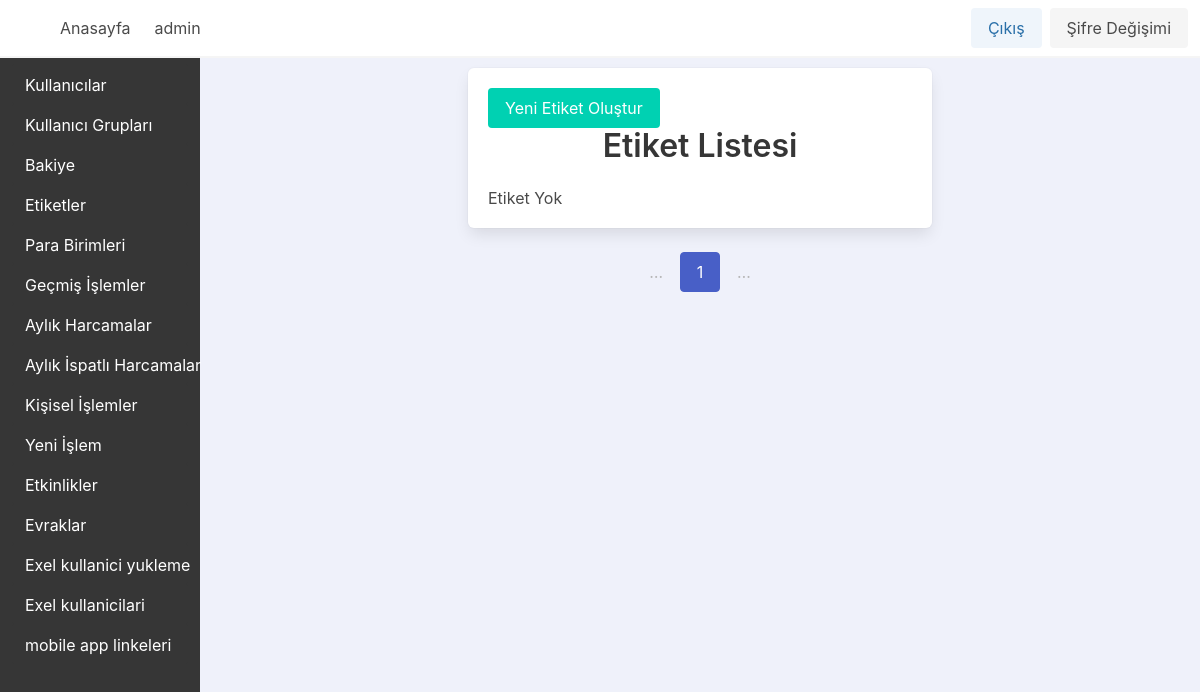
Page /taglist/ (signed in) on the earlier database version.
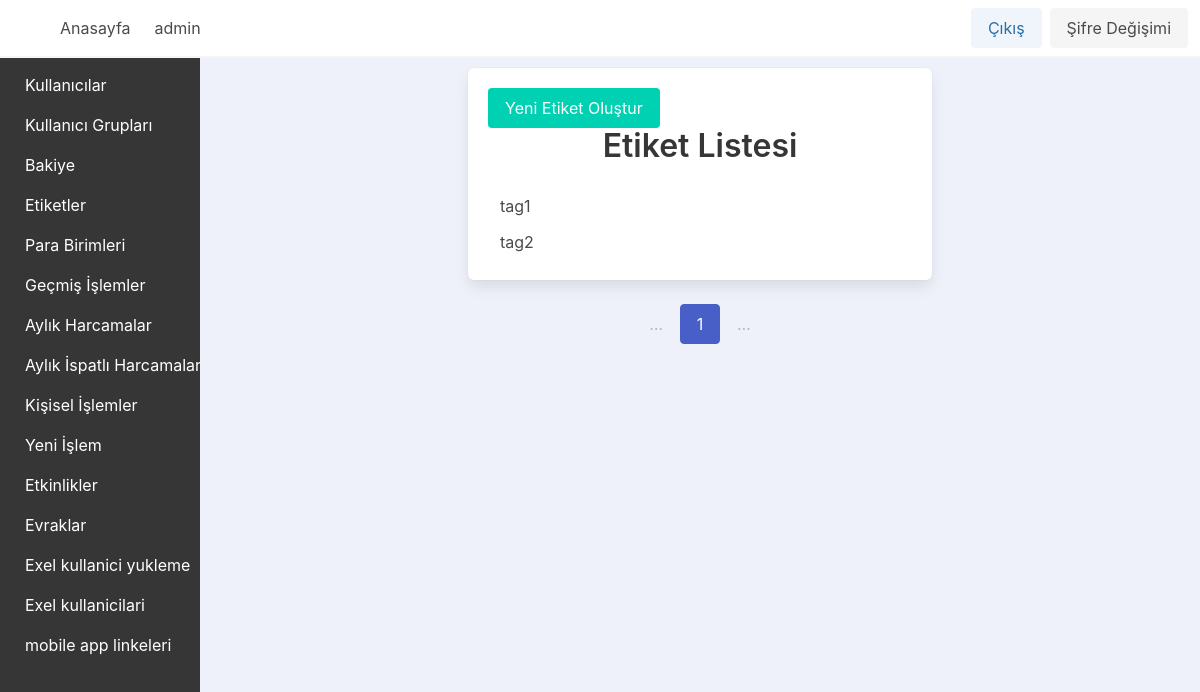
Same page on the later database version.
### app_base/models.py (models this page shows, shortened)
class Tag(models.Model):
    name = models.CharField(max_length=255, unique=True)
    slug = models.SlugField(unique=True, blank=True)

### app_base/views/tags_view.py (the view)
# urls.py: path("taglist/", views.taglist_view, name="taglist_view_name"),
@login_required
def taglist_view(request):
    tags = Tag.objects.all().order_by("name")
    per_page = 10  # You can adjust this as needed
    paginator = Paginator(tags, per_page)
    page_number = request.GET.get("page")
    page = paginator.get_page(page_number)
    context = {
        "page": page,
    }
    return render(request, "app_base/tags/taglist.html", context)

### app_base/templates/app_base/tags/taglist.html (shortened to what this page needs)
{% extends "base.html" %}
{% block content %}
    <div class="column is-half m-auto">
        <div class="box">
            <a href="{% url 'tagcreate_view_name' %}" class="button is-primary">Yeni Etiket Oluştur</a>
            <h2 class="title has-text-centered">Etiket Listesi</h2>
            <ul class="menu-list">
                {% for tag in page %}
                    <li>
                        <a href="{% url 'tagdetail_view_name' tag.slug %}">{{ tag.name }}</a>
                    </li>
                {% empty %}
                    <li>Etiket Yok</li>
                {% endfor %}
            </ul>
        </div>
        <div class="pagination is-centered" role="navigation">
            <ul class="pagination-list">
                <li>
                    <span class="pagination-ellipsis">…</span>
                </li>
                <li>
                    <span class="pagination-link is-current">{{ page.number }}</span>
                </li>
                <li>
                    <span class="pagination-ellipsis">…</span>
                </li>
            </ul>
        </div>
    </div>
{% endblock content %}

Differences in the rows shown:
added Tag: name "tag1"
added Tag: name "tag2"
Other differences:
text no longer shown: "Etiket Yok"
